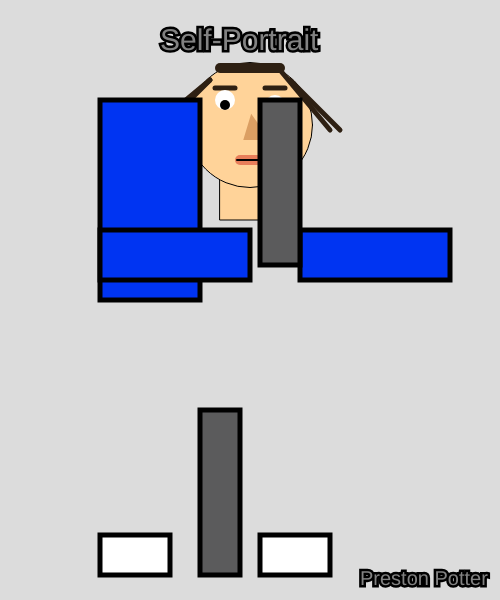
Frame 1 (no input)
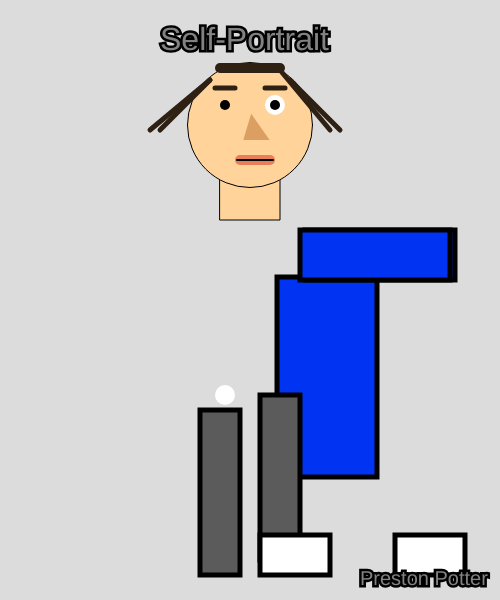
Frame 60 (no input)
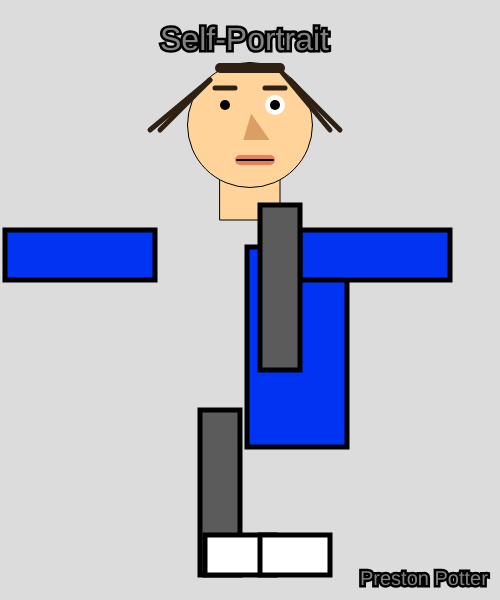
Frame 120 (the mouse pressed at the canvas centre since frame 60)

The p5.js sketch that drew these frames (run headless with seeded random() and noise() and a simulated clock; from frame 60 on, the mouse is pressed at the canvas centre):

// p5.js sketch
// ── sketch.js
var armx=100;
var armmovement=5;

var footx=100;
var footmovement=5;

var eyey=100;
var eyemovement=5;

var legy=100;
var legmovement=5;

var bodyx=100;
var bodyy=100;
var bodymovement=3;

var size=30;
var count=0;
var sizedirection=2

function setup() {
createCanvas(500, 600);
}

function draw() {
background(220);

  //neck
strokeWeight(1)
stroke(0)
fill(255, 211, 153);
rect(220,155,60,65)

//head
fill(255, 211, 153);
circle(250,125,125);

//hair
stroke(46, 32, 19)
strokeWeight(5)
fill(31, 26, 20)
line(280, 70, 330, 130)

  fill(31, 26, 20)
line(210,80,160, 130)

  
  fill(31, 26, 20)
line(210,80,150, 130)


  fill(31, 26, 20)
line(290,80, 340, 130)

  
  fill(31, 26, 20)
strokeWeight(10)
line(220, 68, 280, 68)

//eyebrows

   fill(31, 26, 20)
strokeWeight(5)
line(215, 88, 235, 88)

 fill(31, 26, 20)
strokeWeight(5)
line(265, 88, 285, 88)


//eyes
stroke(255, 255, 255)
strokeWeight(20)
point ( 225,eyey)
 if( eyey >=600 || eyey<=0) 
{eyemovement *=-1;}
{eyey+= eyemovement}

   stroke(255, 255, 255)
strokeWeight(20)
point ( 275,105)

//eyesinside
stroke(0)
strokeWeight(10)
point ( 225,105)

 stroke(0)
strokeWeight(10)
point ( 275,105)

//nose
strokeWeight(10)
stroke(219, 159, 99)
fill(219, 159, 99)
triangle(250,135,253,125,260,135)

//mouth
strokeWeight(10)
stroke(232, 126, 90)
line(240,160, 270, 160)

strokeWeight(2)
stroke(0)
line(237,160, 273, 160)

//body
strokeWeight(5)
stroke(0)
fill(0, 52, 242)
rect(bodyx,bodyy,100,200)
if( bodyx >=350 || bodyx<=0) 
{bodymovement *=-1;}
{bodyx+= bodymovement}
 {bodyy+= bodymovement}

//arms

strokeWeight(5)
stroke(0)
fill(0, 52, 242)
rect(armx,230,150,50) 
if( armx >=350 || armx<=0) 
{armmovement *=-1;}
{armx+= armmovement}

strokeWeight(5)
stroke(0)
fill(0, 52, 242)
rect(300,230,150,50) 

//legs
strokeWeight(5)
stroke(0)
fill(91, 91, 92)
rect(200,410,40,165) 


  strokeWeight(5)
stroke(0)
fill(91, 91, 92)
rect(260,legy,40,165)
 if( legy >=450 || legy<=0) 
{legmovement *=-1;}
{legy+= legmovement}

//shoes
strokeWeight(5)
stroke(0)
fill(255,255,255)
rect(footx,535,70,40) 
if( footx >=450 || footx<=0) 
{footmovement *=-1;}
{footx+= footmovement}


strokeWeight(5)
stroke(0)
fill(255,255,255)
rect(260,535,70,40) 

//title
fill(130)
textSize(size);
size +=sizedirection;
count++;
if(count>5)
  {
  sizedirection*=-1;
  count=0;
  }
text("Self-Portrait",160,50);

//sign
textSize(20)
text("Preston Potter",360,585)
}
